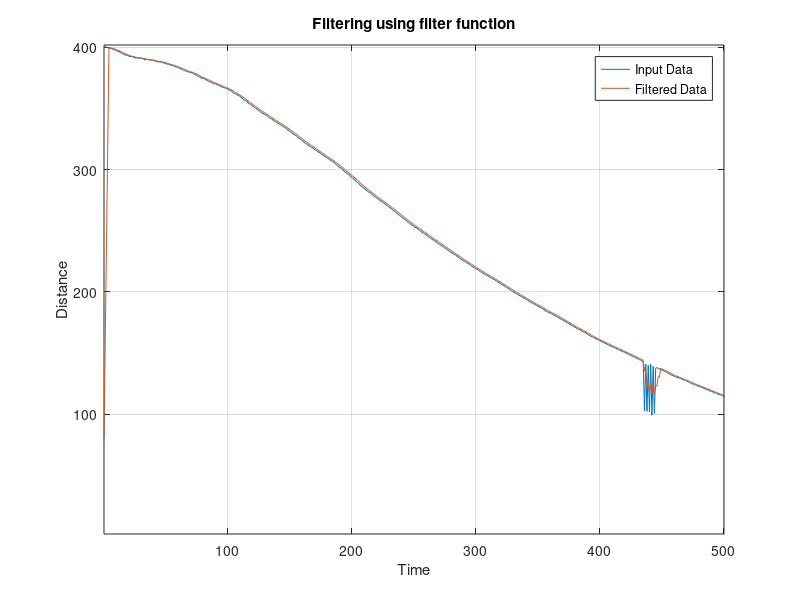

This chart was generated by the following MATLAB code:
clc,clear,close all
load Data_WithOut_filter_Moving.txt
x=Data_WithOut_filter_Moving';
windowSize = 5; 
b = (1/windowSize)*ones(1,windowSize);
a = 1;

y = filter(b,a,x);

plot(x)
hold on
plot(y);grid on
axis([1 500 2 402])
xlabel('Time');
ylabel('Distance');
title('Filtering using filter function');
legend('Input Data','Filtered Data')